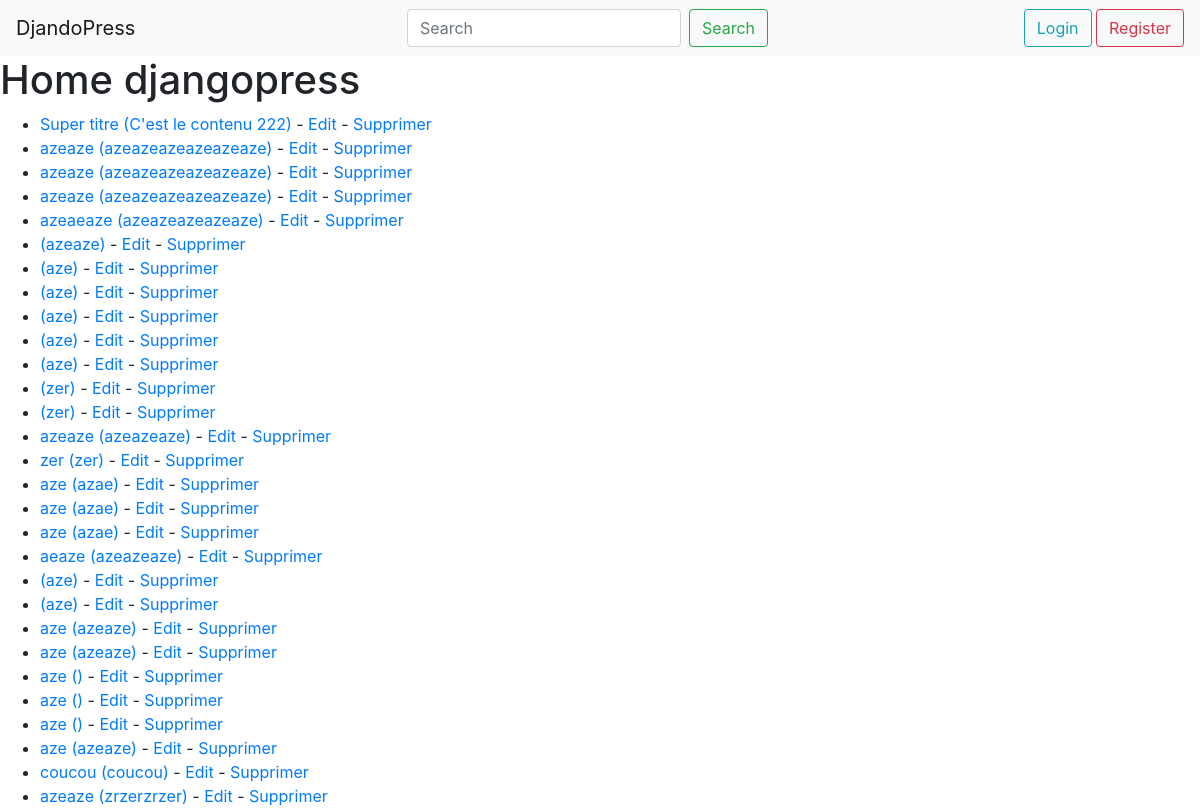
/fr/, run on an earlier commit of the app's database.
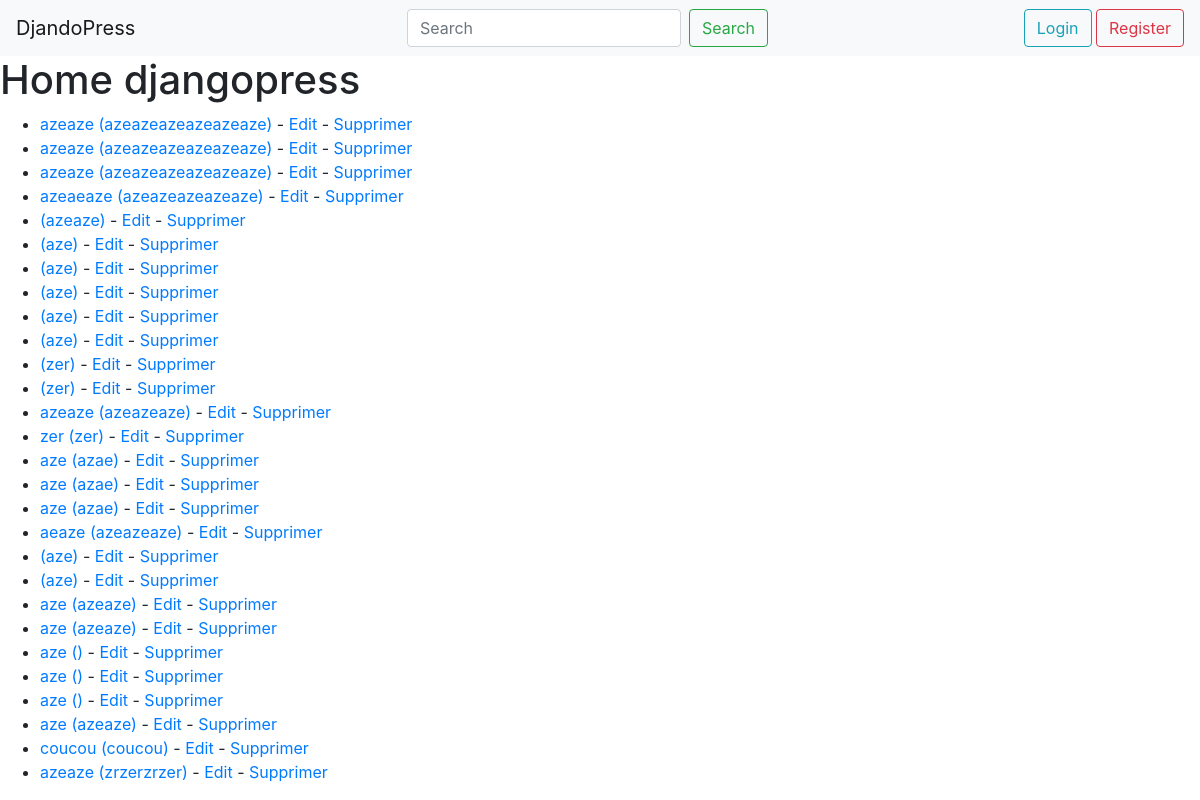
And on a later commit of the database.
### app/models.py (models this page shows, shortened)
class Article(models.Model):
    title = models.CharField(max_length=200,
                             default=None,
                             blank=True,
                             help_text='Title')
    content = models.TextField(default=None,
                               blank=True,
                               help_text='Content')
    author = models.ForeignKey(User, on_delete=models.CASCADE)
    created_at = models.DateTimeField(auto_now_add=True)
    updated_at = models.DateTimeField(auto_now=True)

### app/views.py (the view)
class IndexView(ListView):
    template_name = 'home.html'
    model = Article
    def get_context_data(self, **kwargs):
        context = super().get_context_data(**kwargs)
        return context

### templates/home.html
{% load i18n %}
{% include 'head.html' %}
    <h1>{% trans 'Home djangopress' %}</h1>
    <ul>
    {% for article in object_list %}
        <li><a href="{% url 'article' pk=article.pk %}">{{ article.title }} ({{ article.content }})</a> - <a href="{% url 'updateArticle' pk=article.pk %}">{% trans 'Edit' %}</a> - <a href="{% url 'deleteArticle' pk=article.pk %}">{% trans 'Delete' %}</a></li>
    {% empty %}
        <li>No article available</li>
    {% endfor %}
    </ul>
</body>
</html>

What changed in the data, as far as the page shows it:
removed Article: title "Super titre", content "C'est le contenu 222"
